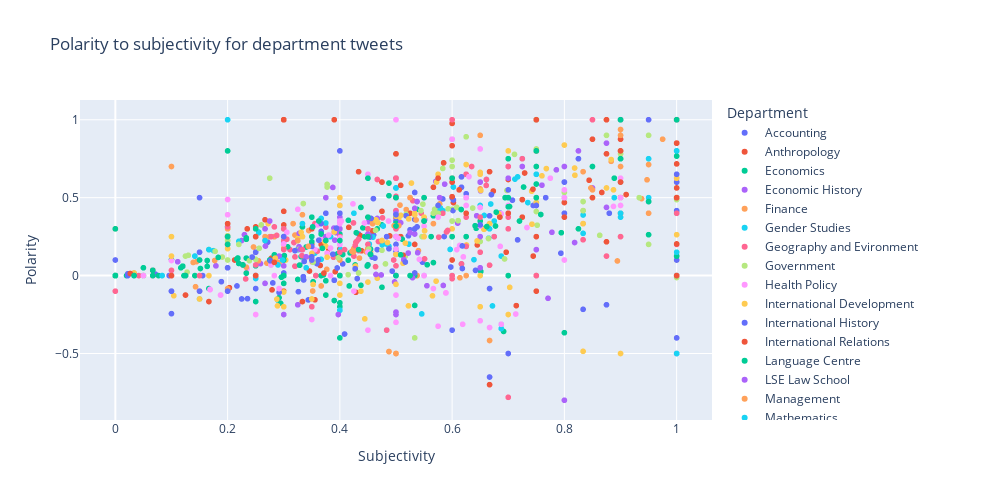

Source (notebook cell):
### Markdown cell above
Based on the stacked bar plots, most departments have a generally high number of positive mentions, followed by neutral and negative mentions. It is worth noting that the Philosophy, International Development and Economics History departments have the most negative mentions. 

However, since I used TextBlob to classify the sentiment of these mentions, we also have to check these sentiments against the subjectivity of the tweet. For instance, if a tweet is classified to be negative, but has a high subjectivity score, this tweet could be interpreted in different ways depending on who's reading it.

### Code cell
px.scatter(mentions.iloc[:,[1,4,5]], x = 'Subjectivity', y = 'Polarity', 
           hover_name = 'Department', color = 'Department', width = 1000, height = 500, 
           title = 'Polarity to subjectivity for department tweets')
